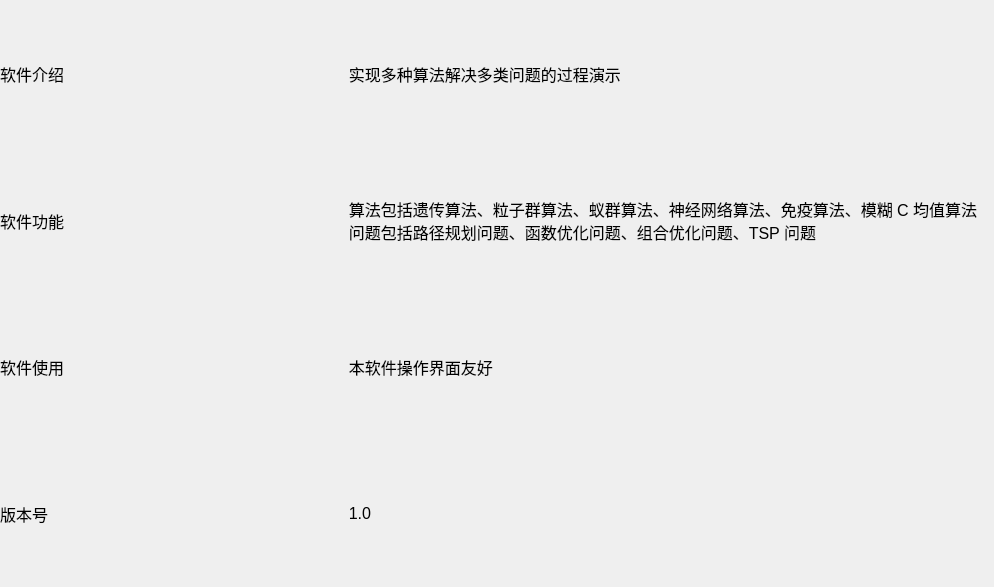
<?xml version="1.0" encoding="UTF-8"?>
<ui version="4.0">
 <class>MWHelpWidget</class>
 <widget class="QWidget" name="MWHelpWidget">
  <property name="geometry">
   <rect>
    <x>0</x>
    <y>0</y>
    <width>994</width>
    <height>587</height>
   </rect>
  </property>
  <property name="windowTitle">
   <string>Form</string>
  </property>
  <layout class="QVBoxLayout" name="verticalLayout">
   <property name="spacing">
    <number>0</number>
   </property>
   <property name="leftMargin">
    <number>0</number>
   </property>
   <property name="topMargin">
    <number>0</number>
   </property>
   <property name="rightMargin">
    <number>0</number>
   </property>
   <property name="bottomMargin">
    <number>0</number>
   </property>
   <item>
    <layout class="QGridLayout" name="gridLayout" columnstretch="1,2">
     <item row="0" column="0">
      <widget class="QLabel" name="mwhelp_intro_l">
       <property name="font">
        <font>
         <pointsize>12</pointsize>
        </font>
       </property>
       <property name="text">
        <string>软件介绍</string>
       </property>
       <property name="wordWrap">
        <bool>true</bool>
       </property>
      </widget>
     </item>
     <item row="0" column="1">
      <widget class="QLabel" name="mwhelp_intro">
       <property name="font">
        <font>
         <pointsize>12</pointsize>
        </font>
       </property>
       <property name="text">
        <string>    实现多种算法解决多类问题的过程演示</string>
       </property>
       <property name="wordWrap">
        <bool>true</bool>
       </property>
      </widget>
     </item>
     <item row="1" column="0">
      <widget class="QLabel" name="mwhelp_func_l">
       <property name="font">
        <font>
         <pointsize>12</pointsize>
        </font>
       </property>
       <property name="text">
        <string>软件功能</string>
       </property>
       <property name="wordWrap">
        <bool>true</bool>
       </property>
      </widget>
     </item>
     <item row="1" column="1">
      <widget class="QLabel" name="mwhelp_func">
       <property name="font">
        <font>
         <pointsize>12</pointsize>
        </font>
       </property>
       <property name="text">
        <string>    算法包括遗传算法、粒子群算法、蚁群算法、神经网络算法、免疫算法、模糊 C 均值算法
    问题包括路径规划问题、函数优化问题、组合优化问题、TSP 问题</string>
       </property>
       <property name="wordWrap">
        <bool>true</bool>
       </property>
      </widget>
     </item>
     <item row="2" column="0">
      <widget class="QLabel" name="mwhelp_usage_l">
       <property name="font">
        <font>
         <pointsize>12</pointsize>
        </font>
       </property>
       <property name="text">
        <string>软件使用</string>
       </property>
       <property name="wordWrap">
        <bool>true</bool>
       </property>
      </widget>
     </item>
     <item row="2" column="1">
      <widget class="QLabel" name="mwhelp_usage">
       <property name="font">
        <font>
         <pointsize>12</pointsize>
        </font>
       </property>
       <property name="text">
        <string>    本软件操作界面友好</string>
       </property>
       <property name="wordWrap">
        <bool>true</bool>
       </property>
      </widget>
     </item>
     <item row="3" column="0">
      <widget class="QLabel" name="mwhelp_version_l">
       <property name="font">
        <font>
         <pointsize>12</pointsize>
        </font>
       </property>
       <property name="text">
        <string>版本号</string>
       </property>
       <property name="wordWrap">
        <bool>true</bool>
       </property>
      </widget>
     </item>
     <item row="3" column="1">
      <widget class="QLabel" name="mwhelp_version">
       <property name="font">
        <font>
         <pointsize>12</pointsize>
        </font>
       </property>
       <property name="text">
        <string>    1.0</string>
       </property>
       <property name="wordWrap">
        <bool>true</bool>
       </property>
      </widget>
     </item>
    </layout>
   </item>
  </layout>
 </widget>
 <resources/>
 <connections/>
</ui>
